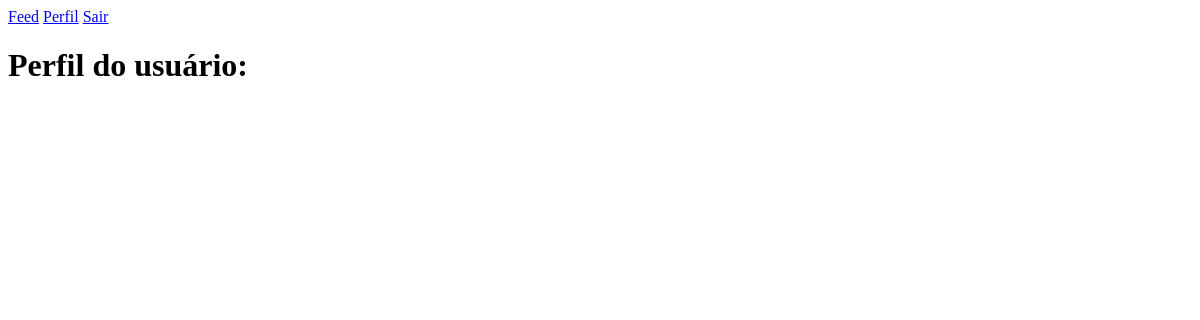
The app's page /perfil/6 (signed in), older data.
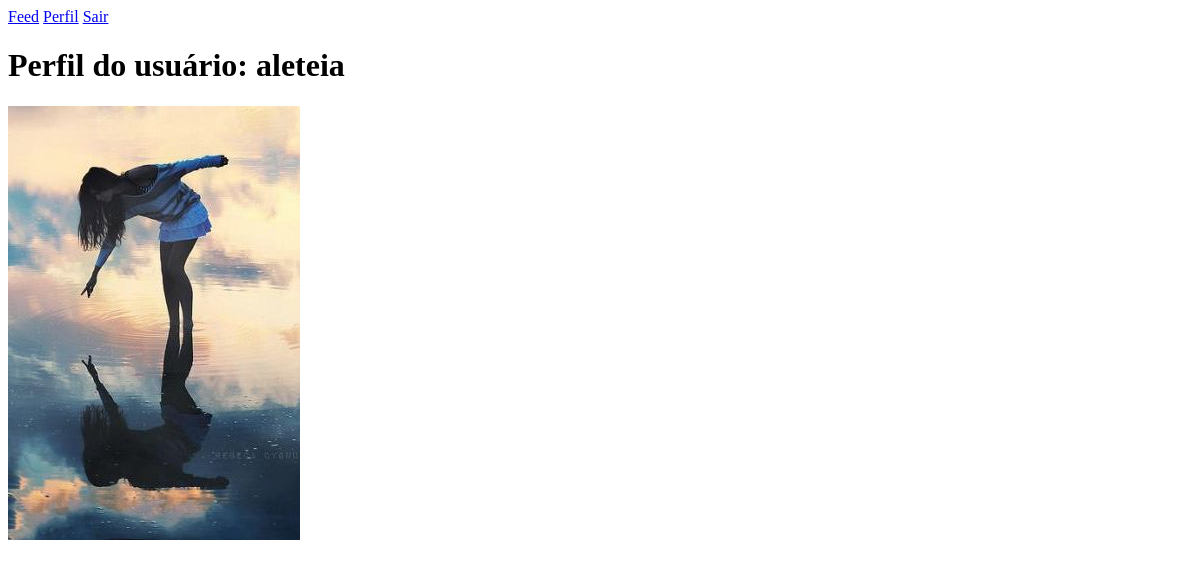
The same page, newer data.
### fakepinterest/models.py (models this page shows)
class Usuario(database.Model, UserMixin):
    id = database.Column(database.Integer, primary_key=True) # cria a coluna id, do tipo inteiro, e define como chave primária
    username = database.Column(database.String, nullable=False) # cria a coluna username, do tipo string, e define como não nula
    email = database.Column(database.String, nullable=False, unique=True) # cria a coluna email, do tipo string, e define como não nula e única
    senha = database.Column(database.String, nullable=False) # cria a coluna senha, do tipo string, e define como não nula
    fotos = database.relationship("Foto", backref="usuario", lazy=True)

class Foto(database.Model):
    id = database.Column(database.Integer, primary_key=True) # cria a coluna id, do tipo inteiro, e define como chave primária
    imagem = database.Column(database.String, default="default.png") # cria a coluna imagem, do tipo string, e define como padrão "default.png"
    data_criacao = database.Column(database.DateTime, nullable=False, default=datetime.utcnow) # cria a coluna data_criacao, do tipo datetime, e define como não nula e padrão como a data atual
    id_usuario = database.Column(database.Integer, database.ForeignKey("usuario.id"), nullable=False) # cria a coluna id_usuario, do tipo inteiro, e define como chave estrangeira da tabela usuario, e define como não nula

### fakepinterest/routes.py (the view)
@app.route("/perfil/<id_usuario>", methods=["GET", "POST"]) # rota para o perfil
@login_required # verifica se o usuário está logado, se não estiver logado, redireciona para a página de login
def perfil(id_usuario):
    if int(id_usuario) == int(current_user.id): # verifica se o usuário é o mesmo que está logado
        form_foto = FormFoto()
        if form_foto.validate_on_submit():
            arquivo = form_foto.foto.data # pega o arquivo da foto
            nome_seguro = secure_filename(arquivo.filename) # gera um nome seguro para o arquivo
            caminho = os.path.join(os.path.abspath(os.path.dirname(__file__)),
                              app.config["UPLOAD_FOLDER"], nome_seguro) # cria o caminho para salvar o arquivo
            arquivo.save(caminho) # salva o arquivo
            foto = Foto(imagem=nome_seguro, id_usuario=current_user.id) # cria a foto
            database.session.add(foto)
            database.session.commit() # salva a foto no banco de dados
        return render_template("perfil.html", usuario=current_user, form=form_foto) # renderiza o template perfil.html
    else:
        usuario = Usuario.query.get(int(id_usuario))
        return render_template("perfil.html", usuario=usuario) # redireciona para a página do perfil do usuário

### fakepinterest/models.py (called while the page is built)
@login_manager.user_loader # função que carrega o usuário
def load_usuario(id_usuario): # função para carregar o usuário pelo id
    return Usuario.query.get(int(id_usuario)) # retorna o usuário com o id passado como parâmetro

### fakepinterest/templates/perfil.html (shortened to what this page needs)
{% extends "homepage.html" %}
{% block body %}
<body>
{% include "navbar.html" %}
<h1>Perfil do usuário: {{usuario.username}} </h1>
{% for foto in usuario.fotos %}
<img src="{{url_for('static', filename='fotos_posts/{}'.format(foto.imagem)) }}">
{% endfor %}
</body>
{% endblock %}

### fakepinterest/templates/homepage.html (shortened to what this page needs)
<!DOCTYPE html>
<html lang="pt-br">
<head>
</head>
{% block body %}{% endblock %}
</html>

### fakepinterest/templates/navbar.html
<nav>
    <a href="{{ url_for('feed') }}">Feed</a>
    <a href="{{ url_for('perfil', id_usuario=current_user.id) }}">Perfil</a>
    <a href="{{url_for ('logout')}}">Sair</a>
</nav>

Row changes from the older to the newer data that the page shows:
added Usuario: username "aleteia"
added Foto: imagem (picture)
